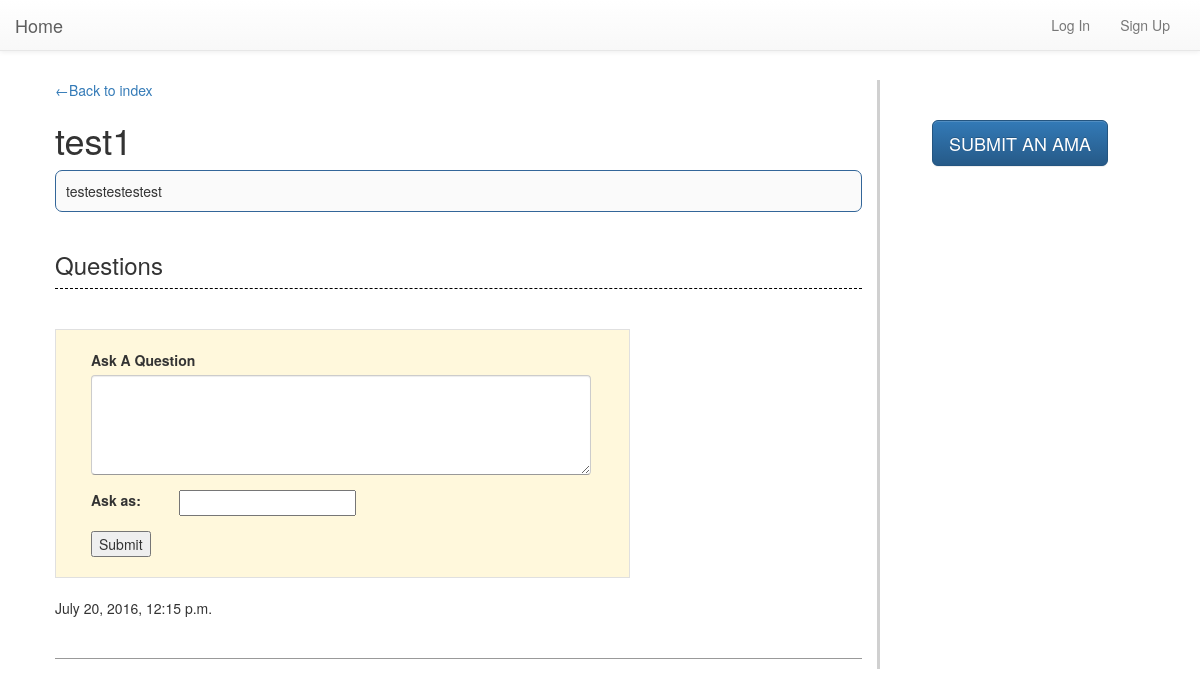
Screenshot of /ama/17/ with the database file from the repository.
### home/models.py (models this page shows, shortened)
class AMA(models.Model):
    author = models.ForeignKey(User)
    title = models.CharField(max_length=100)
    description = models.CharField(max_length=1000)
    pub_date = models.DateTimeField(default=timezone.now)

class Question(models.Model):
    author = models.ForeignKey(User, null=True)
    author_name = models.CharField(max_length=25, default='Anonymous')
    ama = models.ForeignKey(AMA, on_delete=models.CASCADE)
    question = models.CharField(max_length=400)
    pub_date = models.DateTimeField(default=timezone.now)
    comments = fields.GenericRelation(Comment)

### home/views.py (the view)
# urls.py: url(r'^ama/(?P<pk>[0-9]+)/$', AMADetailView.as_view(), name='ama_detail'),
class AMADetailView(DetailView):
    template_name = 'ama/detail.html'
    model = AMA

### home/templates/ama/detail.html (shortened to what this page needs)
{% extends "base.html" %}
{% block left-content %}
<a href="{% url 'index' %}">&#8592Back to index</a>
<h1>{{ ama.title }}</h1>
{% if ama.description %}
<p class="ama-description">
  {{ ama.description|linebreaksbr }}
</p>
{% endif %}
<h3 class="questions-header">Questions</h3>
<form class="speech-form" action="{{ request.path }}question/" method="POST">
  <div class="form-group">
    <label for="question">Ask A Question</label>
    <textarea name="question" class="form-control question" rows="1" cols="1"></textarea>
  </div>
  <div class="form-group">
    <div class="row">
      <div class="col-xs-2">
        <label>Ask as: </label>
      </div>
      <div class="col-xs-10">
        {% if user.username %}
        <label for="username">
          <input type="radio" name="author_name" id="username" value="{{ user.username }}" checked />
          {{ user.username }}
        </label>
        <label for="anonymous">
          <input type="radio" name="author_name" id="anonymous" value="other">
            Other: <input type="text" name="other" value='Anonymous' />
          </input>
        </label>
        {% else %}
        <input type="text" name="author_name">
        {% endif %}
      </div>
    </div>
  </div>
  <input type="submit" value="Submit">
</form>
<ul class="questions-list">
  {% for question in ama.question_set.all reversed %}
  <li class="question" id="question-{{ forloop.counter0 }}">
    <div class="question-author"><b>{{ question.author_name }}</b> {{ question.pub_date }}</div>
    <div class="question-text">{{ question.question|linebreaksbr }}</div>
  </li>
  {% endfor %}
</ul>
{% endblock %}
{% block right-content %}
<h5>
  <a href="{% url 'createama' %}" class="btn btn-primary btn-lg">
    SUBMIT AN AMA
  </a>
</h5>
{% endblock %}

### home/static/css/style.css (style rules this page uses)
body { padding: 40px; padding-top: 80px; }
ul { padding: 0; }
li { list-style: none; }
label { display: block; white-space: nowrap; }
.ama-description { background-color: #fafafa; border: thin solid #369; border-radius: 7px; padding: 10px; }
textarea.question { width: 500px; height: 100px; }
.speech-form { width: 575px; background-color: cornsilk; padding: 20px 40px 20px 35px; border: thin solid #e0e0e0; }
.question { border-bottom: thin solid #999999; padding-bottom: 20px; }
.question-author { margin-bottom: 10px; }
.questions-header { padding-top: 20px; padding-bottom: 10px; border-bottom: thin dashed black; margin-bottom: 40px; }
.questions-list { padding: 0px; padding-top: 20px; }
.question-text { padding-bottom: 10px; }

### rows the page displays
AMA: title "test1", description "testestestestest"
Question: pub_date "July 20, 2016, 12:15 p.m."
